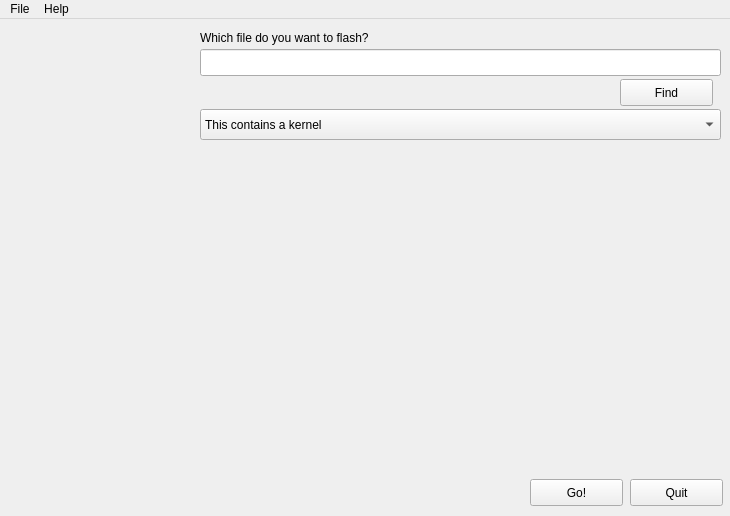
<?xml version="1.0" encoding="UTF-8"?>
<ui version="4.0">
 <class>openfile</class>
 <widget class="QMainWindow" name="openfile">
  <property name="geometry">
   <rect>
    <x>0</x>
    <y>0</y>
    <width>730</width>
    <height>516</height>
   </rect>
  </property>
  <property name="minimumSize">
   <size>
    <width>730</width>
    <height>516</height>
   </size>
  </property>
  <property name="maximumSize">
   <size>
    <width>730</width>
    <height>516</height>
   </size>
  </property>
  <property name="windowTitle">
   <string>Bricked-Installer</string>
  </property>
  <widget class="QWidget" name="centralwidget">
   <widget class="QLabel" name="lbl_brickedimage">
    <property name="geometry">
     <rect>
      <x>10</x>
      <y>10</y>
      <width>181</width>
      <height>461</height>
     </rect>
    </property>
    <property name="text">
     <string>&lt;!DOCTYPE HTML PUBLIC &quot;-//W3C//DTD HTML 4.0//EN&quot; &quot;http://www.w3.org/TR/REC-html40/strict.dtd&quot;&gt;
&lt;html&gt;&lt;head&gt;&lt;meta name=&quot;qrichtext&quot; content=&quot;1&quot; /&gt;&lt;style type=&quot;text/css&quot;&gt;
p, li { white-space: pre-wrap; }
&lt;/style&gt;&lt;/head&gt;&lt;body style=&quot; font-family:'Sans'; font-size:10pt; font-weight:400; font-style:normal;&quot;&gt;
&lt;p style=&quot; margin-top:0px; margin-bottom:0px; margin-left:0px; margin-right:0px; -qt-block-indent:0; text-indent:0px;&quot;&gt;&lt;img src=&quot;:/res/img_us/img_us/skyscraper.png&quot; /&gt;&lt;/p&gt;&lt;/body&gt;&lt;/html&gt;</string>
    </property>
   </widget>
   <widget class="QPushButton" name="btn_quit">
    <property name="geometry">
     <rect>
      <x>630</x>
      <y>460</y>
      <width>93</width>
      <height>27</height>
     </rect>
    </property>
    <property name="text">
     <string>Quit</string>
    </property>
   </widget>
   <widget class="QPushButton" name="btn_go">
    <property name="geometry">
     <rect>
      <x>530</x>
      <y>460</y>
      <width>93</width>
      <height>27</height>
     </rect>
    </property>
    <property name="text">
     <string>Go!</string>
    </property>
   </widget>
   <widget class="QLineEdit" name="edt_filename">
    <property name="geometry">
     <rect>
      <x>200</x>
      <y>30</y>
      <width>521</width>
      <height>27</height>
     </rect>
    </property>
   </widget>
   <widget class="QPushButton" name="btn_find">
    <property name="geometry">
     <rect>
      <x>620</x>
      <y>60</y>
      <width>93</width>
      <height>27</height>
     </rect>
    </property>
    <property name="text">
     <string>Find</string>
    </property>
   </widget>
   <widget class="QLabel" name="lbl_file">
    <property name="geometry">
     <rect>
      <x>200</x>
      <y>10</y>
      <width>521</width>
      <height>17</height>
     </rect>
    </property>
    <property name="text">
     <string>Which file do you want to flash?</string>
    </property>
   </widget>
   <widget class="QComboBox" name="cmb_type">
    <property name="geometry">
     <rect>
      <x>200</x>
      <y>90</y>
      <width>521</width>
      <height>31</height>
     </rect>
    </property>
    <property name="currentIndex">
     <number>0</number>
    </property>
    <property name="frame">
     <bool>true</bool>
    </property>
    <item>
     <property name="text">
      <string>This contains a kernel</string>
     </property>
    </item>
    <item>
     <property name="text">
      <string>This contains a ROM</string>
     </property>
    </item>
   </widget>
  </widget>
  <widget class="QMenuBar" name="menubar">
   <property name="geometry">
    <rect>
     <x>0</x>
     <y>0</y>
     <width>730</width>
     <height>23</height>
    </rect>
   </property>
   <widget class="QMenu" name="menuFile">
    <property name="title">
     <string>File</string>
    </property>
    <addaction name="actionQuit"/>
   </widget>
   <widget class="QMenu" name="menuHelp">
    <property name="title">
     <string>Help</string>
    </property>
    <addaction name="actionInfo"/>
   </widget>
   <addaction name="menuFile"/>
   <addaction name="menuHelp"/>
  </widget>
  <action name="actionQuit">
   <property name="text">
    <string>Quit</string>
   </property>
  </action>
  <action name="actionInfo">
   <property name="text">
    <string>Info</string>
   </property>
  </action>
 </widget>
 <resources/>
 <connections/>
</ui>
